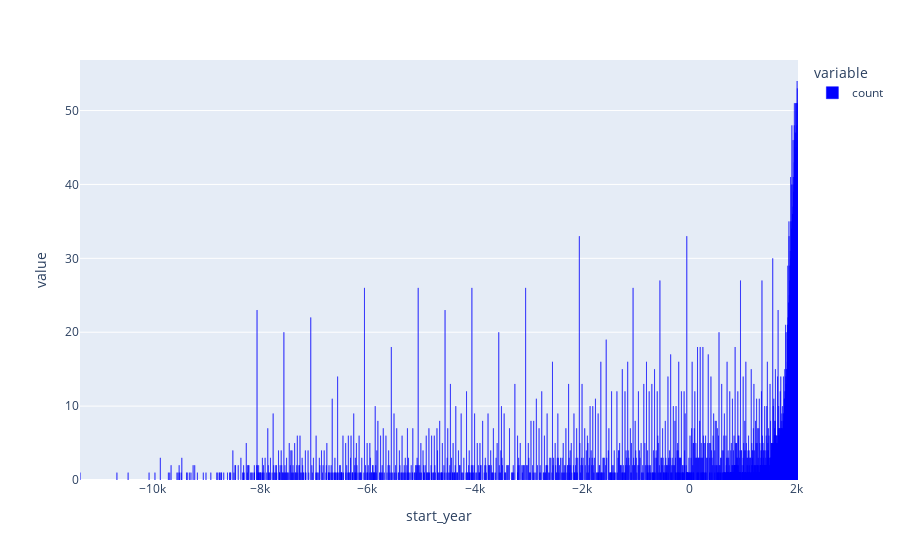

The notebook cell this image was saved under:
### Code cell
df1 = pd.read_csv('eruptions.csv')

df2 = df1['start_year'].value_counts().sort_index()
df2

fig = px.bar(df2)


fig.update_traces(marker_color='blue', marker_line_color='blue')

fig.show()

### Figure 1 — Plotly figure (JSON) as saved in the notebook; plotly's stock layout.template omitted (floating-point values rounded to 4 significant figures; data arrays with more than 128 entries replaced by an {"elided": "..."} marker saying what was removed)
{"data": [{"alignmentgroup": "True", "hovertemplate": "variable=count<br>start_year=%{x}<br>value=%{y}<extra></extra>", "legendgroup": "count", "marker": {"color": "blue", "line": {"color": "blue"}, "pattern": {"shape": ""}}, "name": "count", "offsetgroup": "count", "orientation": "v", "showlegend": true, "textposition": "auto", "type": "bar", "x": {"elided": "1694 int values"}, "xaxis": "x", "y": {"elided": "1694 int values"}, "yaxis": "y"}], "layout": {"autosize": true, "barmode": "relative", "legend": {"title": {"text": "variable"}, "tracegroupgap": 0}, "margin": {"t": 60}, "xaxis": {"anchor": "y", "autorange": true, "domain": [0, 1], "range": [-11350.0, 2020.0], "title": {"text": "start_year"}, "type": "linear"}, "yaxis": {"anchor": "x", "autorange": true, "domain": [0, 1], "range": [0, 56.84], "title": {"text": "value"}, "type": "linear"}}}
